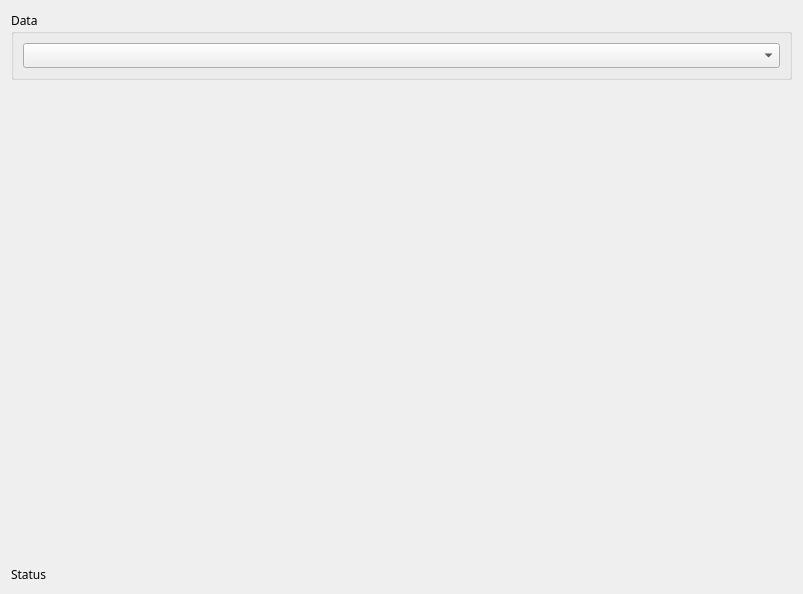
<?xml version="1.0" encoding="UTF-8"?>
<ui version="4.0">
    <class>Form</class>
    <widget class="QWidget" name="Form">
        <property name="geometry">
            <rect>
                <x>0</x>
                <y>0</y>
                <width>803</width>
                <height>594</height>
            </rect>
        </property>
        <property name="font">
            <font>
                <family>微软雅黑</family>
            </font>
        </property>
        <property name="windowTitle">
            <string>Form</string>
        </property>
        <layout class="QVBoxLayout" name="verticalLayout">
            <item>
                <widget class="QGroupBox" name="groupBox">
                    <property name="title">
                        <string>Data</string>
                    </property>
                    <layout class="QVBoxLayout" name="verticalLayout_2">
                        <item>
                            <widget class="QgsFeatureListComboBox" name="mFeatureListComboBox"/>
                        </item>
                    </layout>
                </widget>
            </item>
            <item>
                <spacer name="verticalSpacer">
                    <property name="orientation">
                        <enum>Qt::Vertical</enum>
                    </property>
                    <property name="sizeHint" stdset="0">
                        <size>
                            <width>20</width>
                            <height>40</height>
                        </size>
                    </property>
                </spacer>
            </item>
            <item>
                <widget class="QLabel" name="label_surfer_connect_status">
                    <property name="text">
                        <string>Status</string>
                    </property>
                </widget>
            </item>
        </layout>
    </widget>
    <customwidgets>
        <customwidget>
            <class>QgsFeatureListComboBox</class>
            <extends>QComboBox</extends>
            <header>qgsfeaturelistcombobox.h</header>
        </customwidget>
    </customwidgets>
    <resources/>
    <connections/>
</ui>
